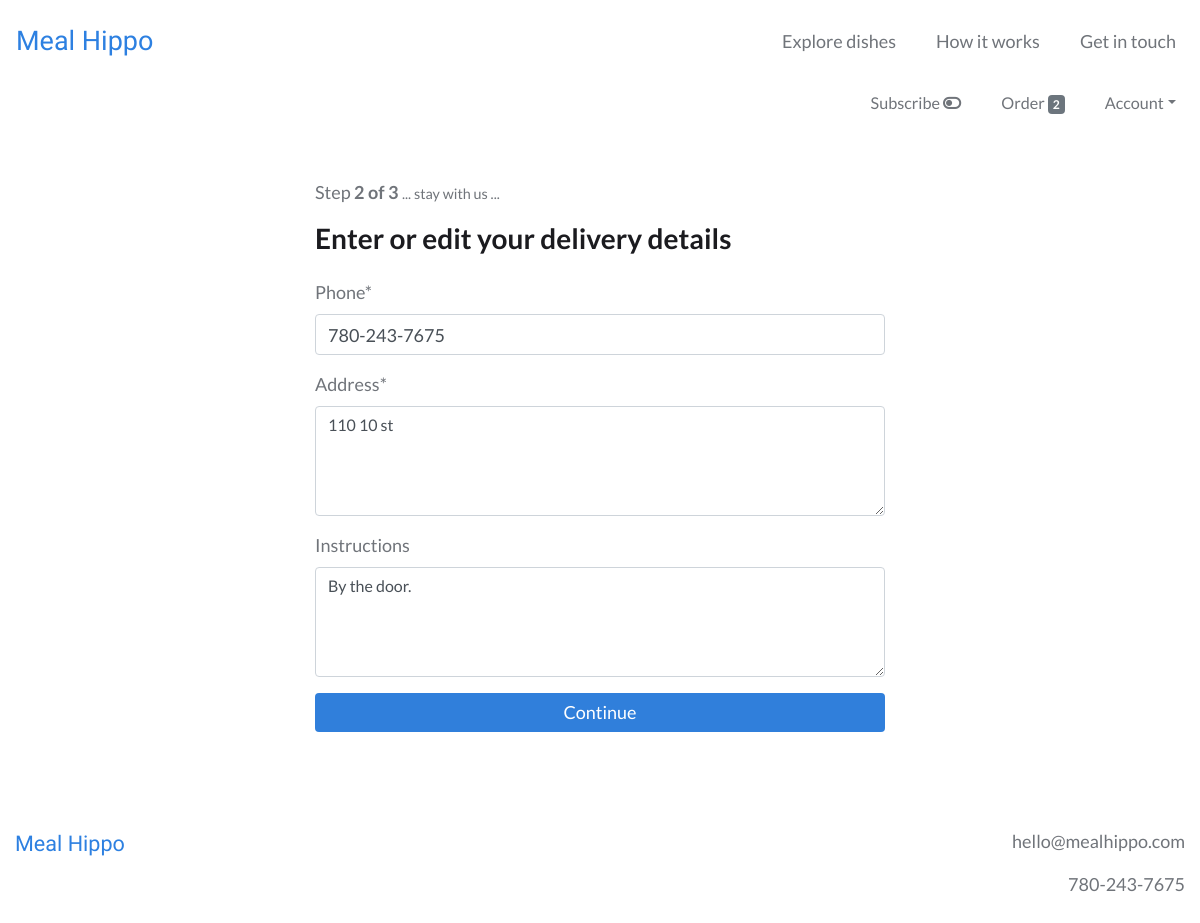
/order/delivery (signed in), run on the app's committed database.
### users/models.py (models this page shows, shortened)
class CustomUser(AbstractBaseUser):
    email = models.EmailField(unique=True)
    is_active = models.BooleanField(default=True)
    is_admin = models.BooleanField(default=False)
    objects = CustomUserManager()
    USERNAME_FIELD = 'email'
    REQUIRED_FIELDS = []

### webplatform/models.py (models this page shows, shortened)
class Order(models.Model):
    user = models.ForeignKey(settings.AUTH_USER_MODEL, on_delete=models.CASCADE)
    items = models.ManyToManyField(OrderItem)
    to_be_delivered = models.BooleanField(default=True)
    delivery_date = models.DateField(null=True)
    delivery_time = models.TimeField(null=True)
    is_completed = models.BooleanField(default=False)
    payment = models.ForeignKey(Payment, on_delete=models.SET_NULL, blank=True, null=True)
    created_at = models.DateTimeField(auto_now_add=True)
    modified_at = models.DateTimeField(auto_now=True)

class UserDeliveryDetail(models.Model):
    user = models.OneToOneField(settings.AUTH_USER_MODEL, on_delete=models.CASCADE)
    phone = models.CharField(max_length=20)
    address = models.TextField()
    instructions = models.TextField(blank=True, null=True)
    free_delivery = models.BooleanField(default=True)
    is_subscribed = models.BooleanField(default=False, verbose_name='subscribe weekly')

### webplatform/views.py (the view)
# urls.py: path('order/delivery', views.OrderDeliveryView.as_view(), name='order_delivery_view'),
class OrderDeliveryView(IsSubscribedMixin, LoginRequiredMixin, UpdateView):
    login_url = 'login'
    template_name = 'webplatform/order_delivery_view.html'
    form_class = forms.OrderDeliveryForm
    success_url = reverse_lazy('webplatform:order_payment_view')
    def get_object(self):
        return get_object_or_404(models.UserDeliveryDetail, user=self.request.user)

### webplatform/forms.py
class OrderDeliveryForm(ModelForm):
    class Meta:
        model = models.UserDeliveryDetail
        fields = ['phone', 'address', 'instructions']
        widgets = {
          'address': forms.Textarea(attrs={'rows':4}),
          'instructions': forms.Textarea(attrs={'rows':4}),
        }

### webplatform/templatetags/cart_templatetags.py (called while the page is built)
@register.filter
def cart_item_count(user):
    if user.is_authenticated:
        queryset = models.Order.objects.filter(user=user, is_completed=False)
        if queryset.exists():
            return queryset[0].items.count()
    return 0

### webplatform/views.py (called while the page is built)
    def get_context_data(self, **kwargs):
        context = super(IsSubscribedMixin, self).get_context_data(**kwargs)
        if self.request.user.is_authenticated:
            user_subscription_qs = models.UserSubscription.objects.filter(user=self.request.user)
            user_subscription = user_subscription_qs[0]
            context['is_subscribed'] = user_subscription.is_subscribed
        return context

### webplatform/templates/webplatform/order_delivery_view.html (shortened to what this page needs)
{% extends 'base.html' %}
{% load static %}
{% load crispy_forms_tags %}
{% load humanize %}
{% block content %}
<div class="container-fluid my-5">
  <div class="row">
    <div class="col-lg-6 offset-lg-3 col-md-8 offset-md-2 col-12">
      <p>Step <b>2 of 3</b> <small>... stay with us ...</small></p>
      <h3 class="mb-4">Enter or edit your delivery details</h3>
      <form method="post">
        {{ form|crispy }}
        <input type="submit" value="Continue" class="btn btn-primary btn-block">
      </form>
    </div>
  </div>
</div>
{% endblock %}

### templates/base.html (shortened to what this page needs)
{% load static %}
{% load cart_templatetags %}
<!DOCTYPE html>
<html lang="en" dir="ltr">
  <head>
    <link rel="stylesheet" href="https://stackpath.bootstrapcdn.com/bootstrap/4.4.1/css/bootstrap.min.css">
    <link rel="stylesheet" type="text/css" href="{% static 'style.css' %}">
  </head>
  <body>
    <nav class="navbar navbar-expand-md navbar-light py-3">
      <a class="navbar-brand" href="{% url 'webplatform:home_view' %}">Meal&nbsp;Hippo</a>
      <div class="collapse navbar-collapse" id="navbarText">
        <ul class="navbar-nav ml-auto">
          <li class="nav-item mr-4">
            <a class="nav-link" href="{% url 'webplatform:order_items_view' %}">Explore dishes</a>
          </li>
          <li class="nav-item mr-4">
            <a class="nav-link" href="{% url 'webplatform:support_view' %}">How it works</a>
          </li>
          {% if user.is_authenticated %}
            <li class="nav-item">
          {% else %}
            <li class="nav-item mr-4">
          {% endif %}
            <a class="nav-link" href="{% url 'webplatform:contact_view' %}">Get in touch</a>
          </li>
        </ul>
      </div>
    </nav>
    {% if user.is_authenticated %}
        <nav class="navbar navbar-expand navbar-light user-nav pt-0">
            <ul class="navbar-nav mx-auto ml-md-auto mr-md-0">
              {% if is_subscribed %}
                <li class="nav-item mr-4">
                  <a class="nav-link" href="{% url 'webplatform:subscribe_toggle' request.path %}">Subscribed <i class="fas fa-toggle-on"></i></a>
                </li>
              {% else %}
                <span data-toggle="tooltip" data-placement="bottom" title="Save 5% on all orders">
                  <li class="nav-item mr-4">
                    <a class="nav-link" href="{% url 'webplatform:subscribe_toggle' request.path %}">Subscribe <i class="fas fa-toggle-off"></i></a>
                  </li>
                </span>
              {% endif %}
              <li class="nav-item mr-4">
                <a class="nav-link" href="{% url 'webplatform:order_items_view' %}">
                  Order <span class="badge badge-secondary">{{ request.user|cart_item_count }}</span>
                </a>
              </li>
              <li class="nav-item dropdown">
                <a class="nav-link dropdown-toggle" data-toggle="dropdown" href="#" role="button" aria-haspopup="true" aria-expanded="false">Account</a>
              </li>
            </ul>
        </nav>
    {% endif %}
    {% block content %}
    {% endblock %}
    <footer>
      <div class="container-fluid text-center py-5 mb-5">
        <div class="row">
          <div class="col-sm text-sm-left mb-4">
            <span class="logo">
              <a href="{% url 'webplatform:home_view' %}">Meal&nbsp;Hippo</a>
            </span>
          </div>
          <div class="col-sm text-sm-right">
            <p>hello@mealhippo.com</p>
            <p>780-243-7675</p>
          </div>
        </div>
      </div>
    </footer>
  </body>
</html>

### static/style.css (style rules this page uses)
:root { --heading: #1B1B1F; --sub_heading: #1B1B1F; --text: #70747A; --logo: #2D80E1; --button_dark: #307FDB; --button_light: #388FF4; --link_dark: #307FDB; --link_light: #388FF4; --nav_dark: #70747A; --nav_light: #1B1B1F; --attention_dark: #C1DAFF; --attention_light: #D8E8FF; --attention_text: #0956AF; }
body { color: var(--text); font-family: 'Lato', sans-serif; font-size: 18px; }
select.form-control, input.form-control { font-size: 1em; }
.btn { font-size: 1em; }
a, .btn-link { color: var(--link_dark); }
h1, h2, h3 { font-weight: bold; color: var(--heading); }
.navbar-light .navbar-brand, .logo a { color: var(--logo); font-size: 1.5em; font-family: 'Varela Round', "Arial Rounded MT Bold", "Helvetica Rounded", sans-serif; }
.logo a { font-size: 1.2em; }
.navbar-nav .nav-item a.nav-link { color: var(--nav_dark); }
.user-nav { font-size: 0.9em; }
.btn { padding-left: 25px; padding-right: 25px; }
.btn-primary { background: var(--button_dark); border: none; }

### data on the page
CustomUser: user|cart_item_count "2"
UserDeliveryDetail: phone "780-243-7675", address "110 10 st", instructions "By the door."
